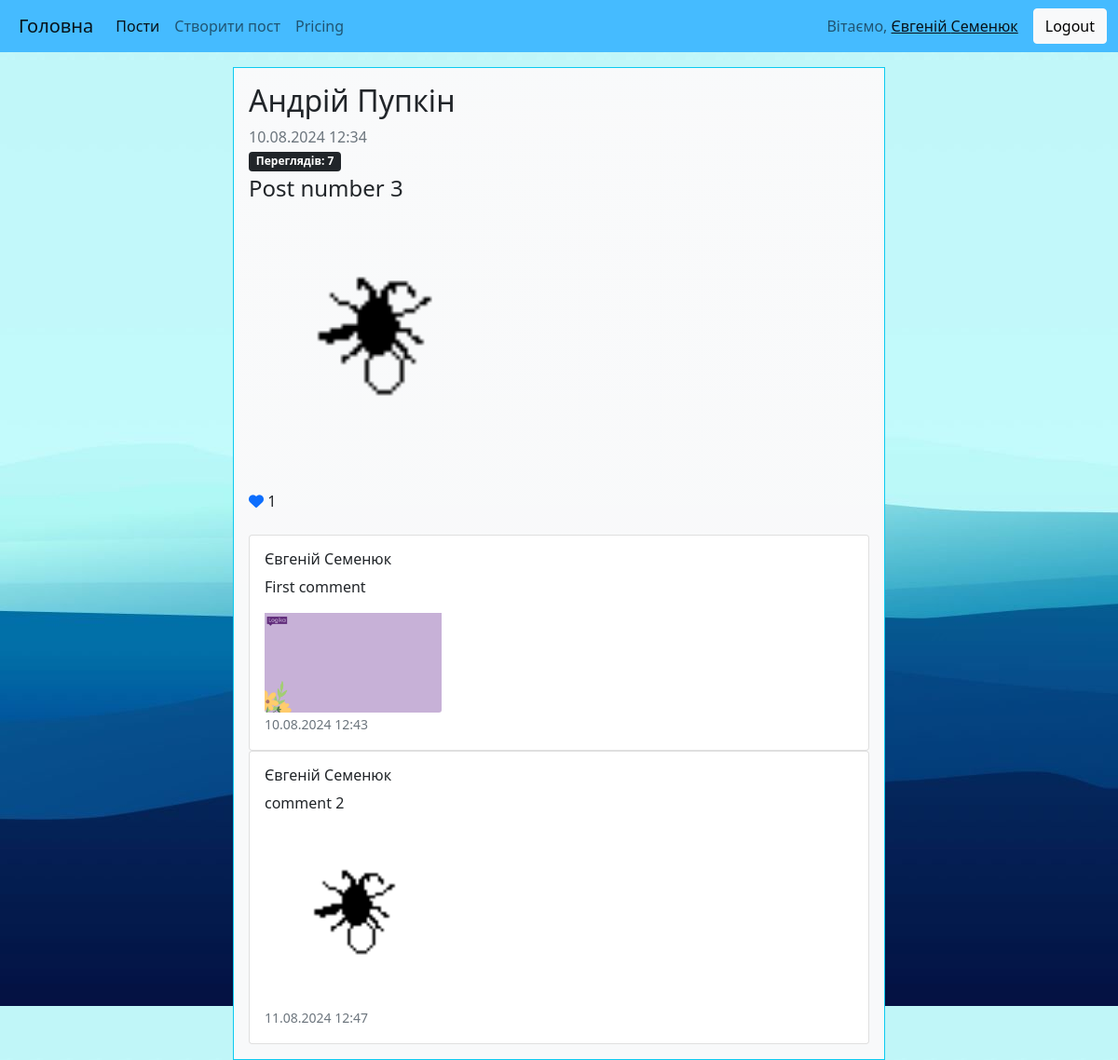
Screenshot of /post/9/ (signed in) with the database file from the repository.
### auth_system/models.py (models this page shows)
class User(AbstractUser):
    first_login = models.DateTimeField(null=True)
    phone_number = models.CharField(max_length=14)

### posts/models.py (models this page shows)
class Post(models.Model):
    text = models.TextField(max_length=1024)
    image = models.ImageField(upload_to='posts', blank=True, null=True)
    views = models.PositiveIntegerField(default=0)
    likes = models.ManyToManyField(settings.AUTH_USER_MODEL, related_name='liked_post', blank=True)
    created_at = models.DateTimeField(auto_now_add=True)
    updated_at = models.DateTimeField(blank=True, null=True)
    user = models.ForeignKey(settings.AUTH_USER_MODEL, on_delete=models.CASCADE)
    def __str__(self):
        return f'Post #{self.pk} by {self.user.username}'
    def total_likes(self):
        return self.likes.count()
    def user_is_liked(self, user):
        return str(user) in [like.username for like in self.likes.all()]
    class Meta:
        ordering = ['-updated_at']

class Comment(models.Model):
    text = models.TextField(max_length=1024)
    image = models.ImageField(upload_to='comments', blank=True, null=True)
    created_at = models.DateTimeField(auto_now_add=True)
    updated_at = models.DateTimeField(auto_now=True)
    post = models.ForeignKey(Post, on_delete=models.CASCADE, related_name='comments')
    author = models.ForeignKey(settings.AUTH_USER_MODEL, on_delete=models.CASCADE)
    def __str__(self):
        return f'Comment by {self.author.username} for {self.post.pk} post'

### posts/views.py (the view)
# urls.py: path('post/<int:pk>/', views.PostDetailView.as_view(), name='post-detail'),
class PostDetailView(LoginRequiredMixin, DetailView):
    model = models.Post
    template_name = 'posts/post_detail.html'
    context_object_name = 'post'
    def get_context_data(self, **kwargs):
        context = super().get_context_data(**kwargs)
        if self.object.user_is_liked(self.request.user):
            context.update({'is_liked': True})
        else:
            context.update({'is_liked': False})
            self.object.views += 1
            self.object.save()
        likes = self.object.total_likes()
        context.update({'likes_count': likes})
        context.update({'is_author': self.object.user == self.request.user})
        comments = self.object.comments.all()
        context.update({'comments': comments})
        print(context)
        return context

### templates/posts/post_detail.html (shortened to what this page needs)
{% extends 'base.html' %}
{% load static %}
{% block content %}
<h2>{{ post.user.first_name }} {{ post.user.last_name }}</h2>
<p class="text-muted my-0">{{ post.updated_at|date:"d.m.Y" }} {{ post.updated_at|time:"H:i" }}</p>
<p class="badge bg-dark my-0">Переглядів: {{ post.views }}</p>
<p class="fs-4">{{ post.text }}</p>
{% if post.image %}
    <img src="{{ post.image.url }}" class="card-img-bottom img-fluid"
         style="object-fit: cover; height: auto; width: 40%" alt="Зображення публікації">
{% else %}
    <img src="{% static 'img/posts/post_default.jpg' %}" class="card-img-bottom img-fluid"
         style="object-fit: cover; height: auto; width: 40%" alt="Зображення публікації">
{% endif %}
<div class="container-fluid mt-3 px-0">
    <div class="d-flex text-start">
        {% if is_liked %}
            <p class="py-2"><a href="{% url 'like-post' post.pk %}"><i class="fa-solid fa-heart"></i></a> {{ likes_count }}</p>
        {% else %}
            <p class="py-2"><a href="{% url 'like-post' post.pk %}"><i class="fa-regular fa-heart"></i></a> {{ likes_count }}</p>
        {% endif %}
    </div>
</div>
{% for comment in comments %}
<div class="card">
    <div class="card-body">
        <h6 class="card-title">{{ comment.author.first_name }} {{ comment.author.last_name }}</h6>
        <p class="card-text">{{ comment.text }}</p>
        {% if post.image %}
            <img src="{{ comment.image.url }}" class="card-img-bottom img-fluid"
                 style="object-fit: cover; height: auto; width: 30%" alt="Зображення публікації">
        {% else %}
            <img src="{% static 'img/posts/post_default.jpg' %}" class="card-img-bottom img-fluid"
                 style="object-fit: cover; height: auto; width: 30%" alt="Зображення публікації">
        {% endif %}
        <p class="card-text"><small class="text-muted">{{ comment.updated_at|date:"d.m.Y" }} {{ comment.updated_at|time:"H:i" }}</small></p>
    </div>
</div>
{% endfor %}
{% endblock %}

### templates/header.html (shortened to what this page needs)
<nav class="navbar navbar-expand-lg navbar-light" style="background-color: #45bbff;">
    {% if request.user.is_authenticated %}
    <div class="container-fluid ms-2">
        <a class="navbar-brand" href="{% url 'index' %}">Головна</a>
        <div class="collapse navbar-collapse" id="navbarText">
            <ul class="navbar-nav me-auto mb-2 mb-lg-0">
                <li class="nav-item">
                    <a class="nav-link active" aria-current="page" href="{% url 'all-posts' %}">Пости</a>
                </li>
                <li class="nav-item">
                    <a class="nav-link" href="{% url 'post-create' %}">Створити пост</a>
                </li>
                <li class="nav-item">
                    <a class="nav-link" href="#">Pricing</a>
                </li>
            </ul>
            {% endif %}
            {% if request.user.is_authenticated %}
            <span class="navbar-text me-3">Вітаємо, <a href="{% url 'edit' %}">{{ request.user.first_name }}
                {{ request.user.last_name }}</a></span>
            <form id="logout" class="d-flex" action='{% url "logout" %}' method="post">
                <button class="btn btn-light" type="submit">Logout</button>
            </form>
            {% endif %}
        </div>
    </div>
</nav>

### rows the page displays
Post: user.first_name "Андрій", user.last_name "Пупкін", updated_at "10.08.2024", updated_at "12:34", views "7", text "Post number 3", image (picture)
Comment: author.first_name "Євгеній", author.last_name "Семенюк", text "First comment", image (picture), updated_at "10.08.2024", updated_at "12:43"
Comment: author.first_name "Євгеній", author.last_name "Семенюк", text "comment 2", image (picture), updated_at "11.08.2024", updated_at "12:47"

### other values shown
{{ request.user.first_name }} "Євгеній"
{{ request.user.last_name }} "Семенюк"
{{ likes_count }} "1"
